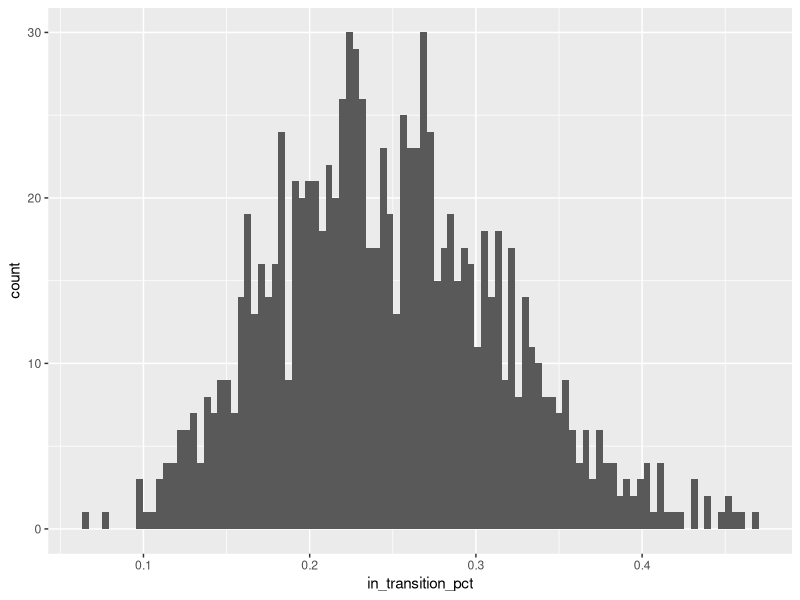

This figure's R source:
library(tidyverse)

set.seed(123)

# function to simulate finding start and end of leaf transition
leaf_transition <- function() {
  # find start time of transition
  trans_start <- runif(n = 1, min = 0, max = 1)

  # find end time
  trans_end <- runif(n = 1, min = trans_start, max = 1)

  return(c(trans_start, trans_end))
}

# rerun N times, store as a matrix
n_sims <- 1e04
leaf_sims <- rerun(.n = n_sims, leaf_transition()) %>%
  unlist() %>%
  matrix(nrow = n_sims, byrow = TRUE)

# intervals to check at
check_intervals <- seq(from = 0, to = 1, by = 0.001)
map2(
  .x = leaf_sims[, 1],
  .y = leaf_sims[, 2],
  .f = between,
  x = check_intervals
) %>%
  unlist() %>%
  matrix(nrow = length(check_intervals), byrow = TRUE) %>%
  rowSums() %>%
  enframe(
    name = ".id",
    value = "in_transition"
  ) %>%
  mutate(in_transition_pct = in_transition / n_sims) %>%
  ggplot(mapping = aes(x = in_transition_pct)) +
  geom_histogram(bins = 100)
